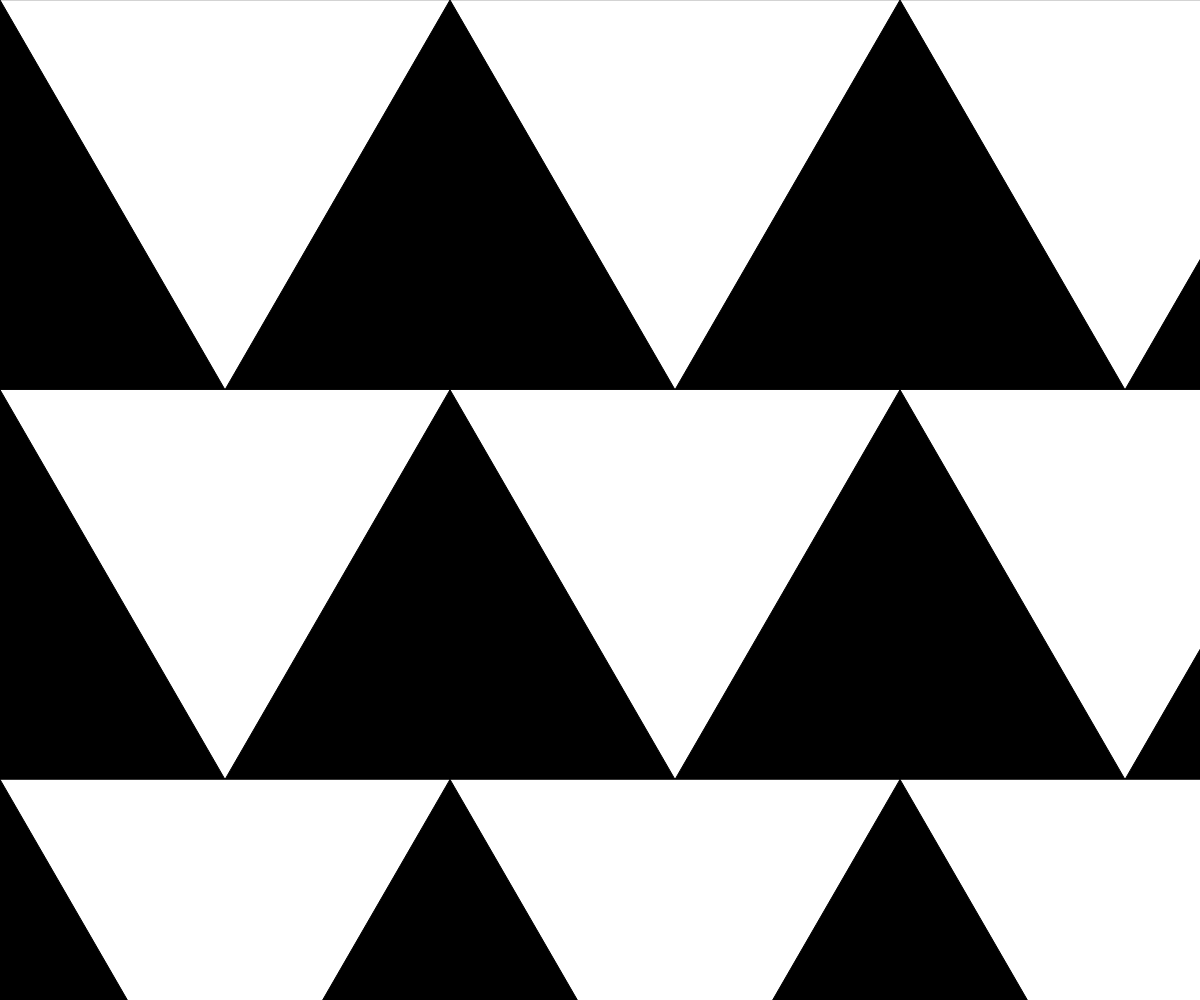
Frame 1 (no input)
Frame 60 (no input): identical to frame 1, image omitted
Frame 120 (the mouse pressed at the canvas centre since frame 60): identical to frame 1, image omitted

The p5.js sketch that drew this single still picture (run headless with seeded random() and noise() and a simulated clock; from frame 60 on, the mouse is pressed at the canvas centre):

// p5.js sketch
// ── sketch.js
let tSide = 450;
let tHeight = (tSide * Math.sqrt(3)) / 2;

function setup() {
  createCanvas(window.innerWidth, window.innerHeight);
  // noLoop();
}

function windowResized() {
  resizeCanvas(window.innerWidth, window.innerHeight);
}

function mouseWheel(event) {
  if (event.delta > 0) {
    if (tSide >= 700) return;
    tSide += 30;
    tHeight = (tSide * Math.sqrt(3)) / 2;
  } else {
    if (tSide <= 70) return;
    tSide -= 30;
    tHeight = (tSide * Math.sqrt(3)) / 2;
  }
}

function draw() {
  background("black");
  // translate(width / 2 - tSide / 2, height / 2 - tHeight / 2);
  createPattern();
}

function createPattern() {
  let isOddRow = false;
  let xOffset = 0;
  let yOffset = 0;

  for (let x = 0; x < width; x += tSide) {
    if (isOddRow) {
      xOffset = tSide / 2;
      yOffset = tHeight;
    } else {
      xOffset = 0;
      yOffset = 0;
    }

    for (let y = 0; y < height; y += tHeight) {
      // Draw the triangle.
      // triangle(i, y, i + tSide / 2, y + tHeight, i + tSide, y);

      if (isOddRow) triangle(x, y, x + tSide / 2, y + tHeight, x + tSide, y);
      else triangle(x, y, x + tSide / 2, y + tHeight, x + tSide, y);
    }

    isOddRow = !isOddRow;
  }
}

// ellipse(i + tSide / 2, tHeight, 50, 50);
// triangle(
//   i + tSide / 2,
//   j + tHeight,
//   i + tSide,
//   j ,
//   i + tSide + tSide / 2,
//   j + tHeight
// );

// Draw a row of triangles
// for (let i = 0; i < width; i += tSide) {
//   // Up middle triangle both directions
//   triangle(i, 0, i + tSide / 2, tHeight, i + tSide, 0);
//   triangle(-i, 0, -i + tSide / 2, tHeight, -i + tSide, 0);

//   // Up right and left triangles
//   triangle(
//     i + tSide / 2,
//     tHeight,
//     i + tSide,
//     0,
//     i + tSide + tSide / 2,
//     tHeight
//   );
//   triangle(
//     -i + tSide / 2,
//     tHeight,
//     -i + tSide,
//     0,
//     -i + tSide + tSide / 2,
//     tHeight
//   );

//   // Down middle triangle both directions
//   triangle(i + tSide / 2, tHeight, i + tSide, 2 * tHeight, i, 2 * tHeight);
//   triangle(-i + tSide / 2, tHeight, -i + tSide, 2 * tHeight, -i, 2 * tHeight);

//   // Down right and left triangles
//   triangle(
//     i + tSide + tSide / 2,
//     tHeight,
//     i + tSide,
//     2 * tHeight,
//     i + tSide / 2,
//     tHeight
//   );
//   triangle(
//     -i + tSide + tSide / 2,
//     tHeight,
//     -i + tSide,
//     2 * tHeight,
//     -i + tSide / 2,
//     tHeight
//   );
// }
